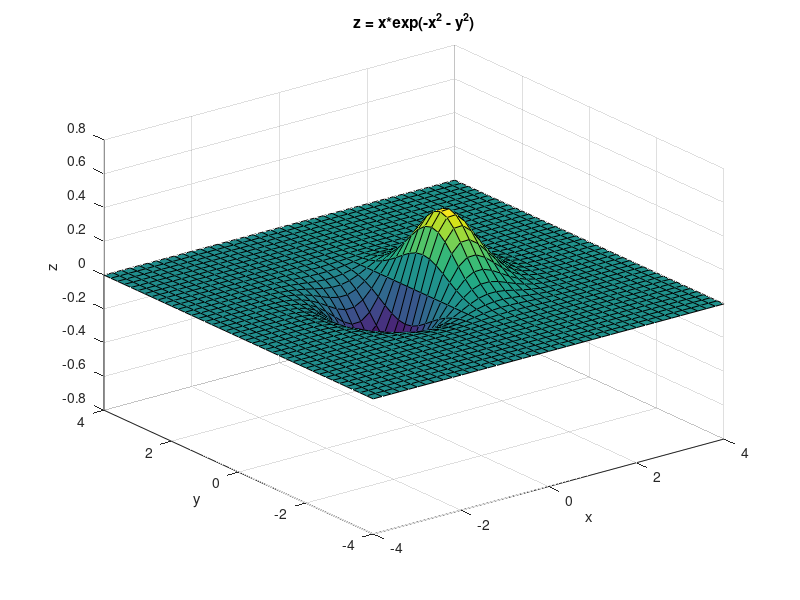
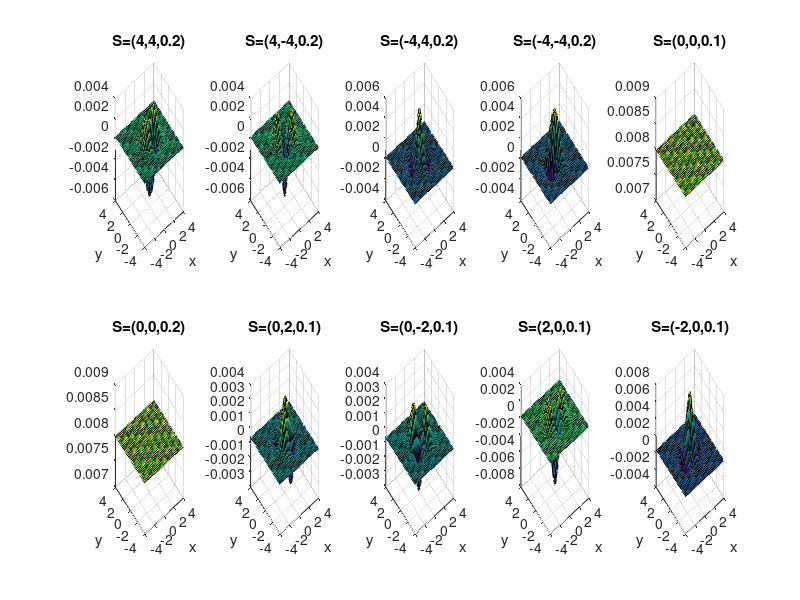
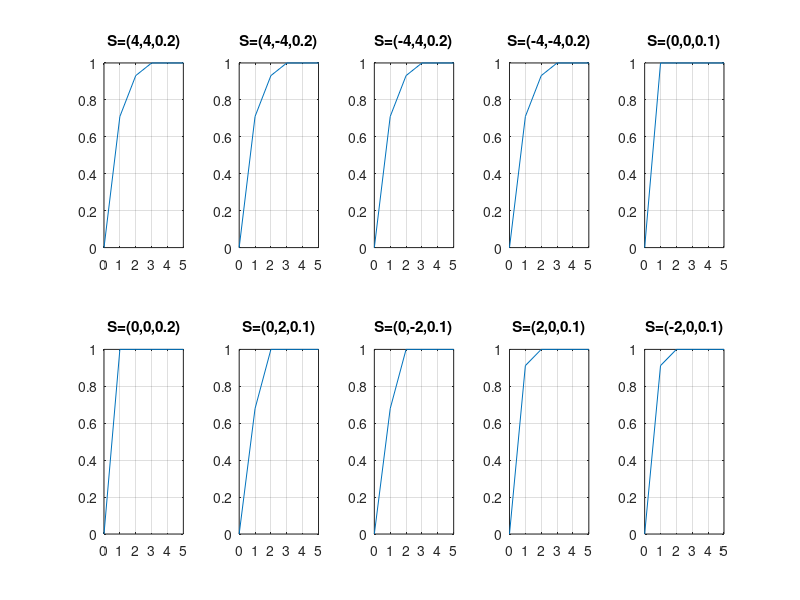

The MATLAB source for these figures, in order: (Note: this script raises an error after producing the figures.)
% HW1 - Aram Gasparian, 310410865 | Hana Matatov, 203608302
clc, close all;
%% Q2 (there is no Q1 in the PDF)
% section a
axes = -4:0.2:4;
[X,Y] = meshgrid(axes,axes);
Z = X.*exp(-X.^2 - Y.^2);
coordinate = [X(:) Y(:) Z(:)];
figure(1);
surf(X, Y, Z);
title('z = x*exp(-x^2 - y^2)');
xlabel('x');
ylabel('y');
zlabel('z');

% section b
% define 10 coordinates of point of light
S_mat = [4 4 0.2;
    4 -4 0.2;
    -4 4 0.2;
    -4 -4 0.2;
    0 0 0.1;
    0 0 0.2;
    0 2 0.1;
    0 -2 0.1;
    2 0 0.1;
    -2 0 0.1;];

figure(2)
ro = 0.1;
% calculate norms of surface
[Nx, Ny, Nz] = surfnorm(X, Y, Z);
nT = [Nx(:) Ny(:) Nz(:)];

for i = 1:size(S_mat,1)
    S_vec = S_mat(i,:);
    %%% [HM] - I removed " - coordinate" below %%%
    s = (repmat(S_vec, size(coordinate,1), 1));
    % normalize vector s
    s = s./repmat(sqrt(sum(s.^2,2)), 1,3);
    % calculate irradiance
    Ics = ro*sum(nT.*s, 2);
    I = reshape(Ics, length(axes), []);
    % plot results
    subplot(2,5,i)
    surf(X,Y,I)
    title(['S=(' num2str(S_vec(1)) ',' num2str(S_vec(2)) ',' num2str(S_vec(3)) ')']);
    xlabel('x');
    ylabel('y');
    [U,S,V] = svd(I);
    SVD(i).I = I;
    SVD(i).U = U;
    SVD(i).S = S;
    SVD(i).V = V;
end

% section c
figure(3)
for i = 1:size(S_mat,1)
    subplot(2,5,i)
    eigNum = size(SVD(i).S,2);
    eigValSquare = SVD(i).S(SVD(i).S>0)'.^2;
    rk = [0 cumsum(eigValSquare)/sum(eigValSquare)];
    plot(0:eigNum, rk);
    xlim([0 5]);
    grid on;
    S_vec = S_mat(i,:);
    title(['S=(' num2str(S_vec(1)) ',' num2str(S_vec(2)) ',' num2str(S_vec(3)) ')']);
end

%% Q3 & Q4 are not matlab related

%% Q5
close all; 
% section a
%   calculate image points pts3d & pts2d
inl1;
%   remove NaN
noNaNPoints = ~isnan(pts2d(1,:));
pts2d = pts2d(:,noNaNPoints);
pts3d = pts3d(:,noNaNPoints);
%   build A mat (A*Pcs=0)
A = zeros(length(noNaNPoints));
for j = 1:sum(noNaNPoints)
    X = pts3d(:,j);
    u = pts2d(1,j);
    v = pts2d(2,j);    
    A(2*j-1,:) = [X' zeros(1,4) -X'*u];
    A(2*j,:)   = [zeros(1,4) X' -X'*v];
end

[U,D,V] = svd(A);
P = reshape(V(:,size(D,2)), [4 3])';
Pnorm = P/norm(P); % constraint for optimization problem

% section b
pts2dEst = Pnorm*pts3d;
pts2dEst = pts2dEst./repmat(pts2dEst(3,:), 3, 1); % normalize w curl
figure(1);
plot(pts2dEst(1,:),pts2dEst(2,:),'ro'); % plot projected poiints using matrix P
for i = 1:size(pts2d,2)
    error(i) = norm(pts2d(:,i) - pts2dEst(:,i));
end
E = sum(error); % error units are pixels

% section c
[K, R] = rq(Pnorm(1:3,1:3));
scaling = K(3,3);
K = K/scaling; % K(3,3) = 1
R = scaling*R;
% section f
t = K\P(1:3,4);
c = -inv(R)*t;

% section g
figure(2);
plot3(c(1),c(2),c(3),'rx'); % plot camera location in 3D


%% Q6
trainingPath = 'leaf-data\training\';
testPath = 'leaf-data\test\leaf6.png';
testImg = imread(testPath);
testImgGray = rgb2gray(testImg);

resize = [239 180];
for i=1:5
    trainingSet{i} = imread([trainingPath 'leaf' num2str(i) '.png']);
    trainingSetGray{i} = rgb2gray(trainingSet{i});
end
Threshold = 200/255;
% imshow(testImgGray);
testBinary = im2bw(testImgGray, Threshold);
testBinary = ~testBinary;
[testSize(1), testSize(2)] = size(testBinary);
testBinary = [zeros(testSize(1),floor((resize(2)-testSize(2))/2)) ,testBinary , zeros(testSize(1),ceil((resize(2)-testSize(2))/2))];
[testSize(1), testSize(2)] = size(testBinary);
testBinary = [zeros(floor((resize(1)-testSize(1))/2),testSize(2)); testBinary; zeros(ceil((resize(1)-testSize(1))/2),testSize(2))];
%imshow(I2);

testBinaryMorph = imclose(testBinary, strel('disk', 30));
scale = sum(sum(testBinaryMorph));
% figure(2)
% imshow(testBinaryMorph);
% figure(3)
% diff = testBinaryMorph-testBinary;
% imshow(diff);
for i=1:5
    trainingSetBinary{i} = ~im2bw(trainingSetGray{i}, Threshold);
    [rowSize, colSize] = size(trainingSetBinary{i});
    trainingSetBinary{i} = [zeros(rowSize,floor((resize(2)-colSize)/2)) ,trainingSetBinary{i} , zeros(rowSize,ceil((resize(2)-colSize)/2))];
    [rowSize, colSize] = size(trainingSetBinary{i});
    trainingSetBinary{i} = [zeros(floor((resize(1)-rowSize)/2),colSize); trainingSetBinary{i}; zeros(ceil((resize(1)-rowSize)/2),colSize)];

    diff = testBinaryMorph - trainingSetBinary{i};
%     figure(i*10);
%     imshow(diff);
    blank = (diff == 0); % need to change
    score1 = sum(sum(blank.*testBinaryMorph));
    %score0 = sum(sum(diff == 1)); 
    scoreMinus = sum(sum(diff == -1)); % need to change 
    score(i) = (score1-scoreMinus)/scale;
end
score

